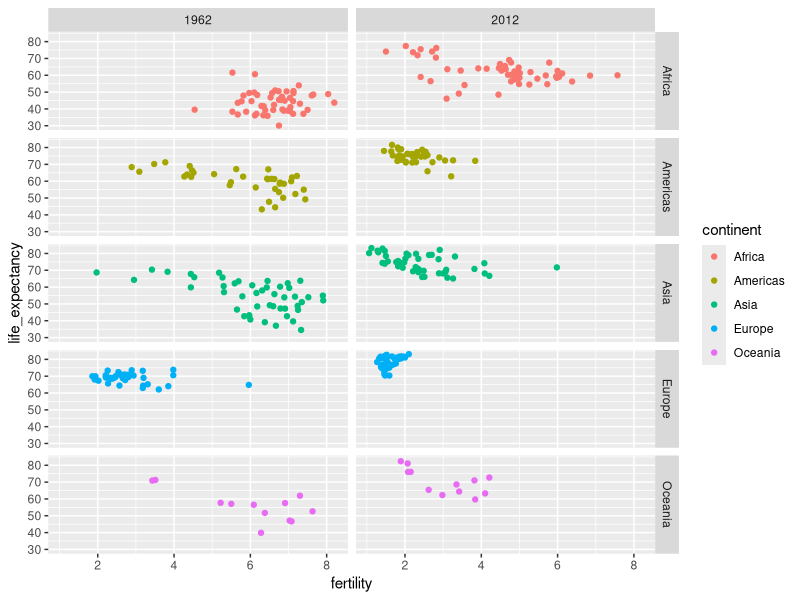
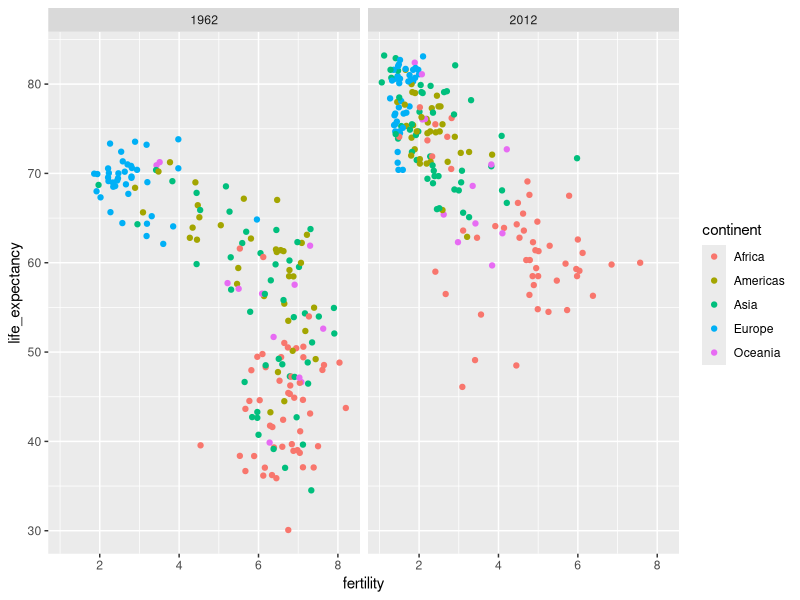
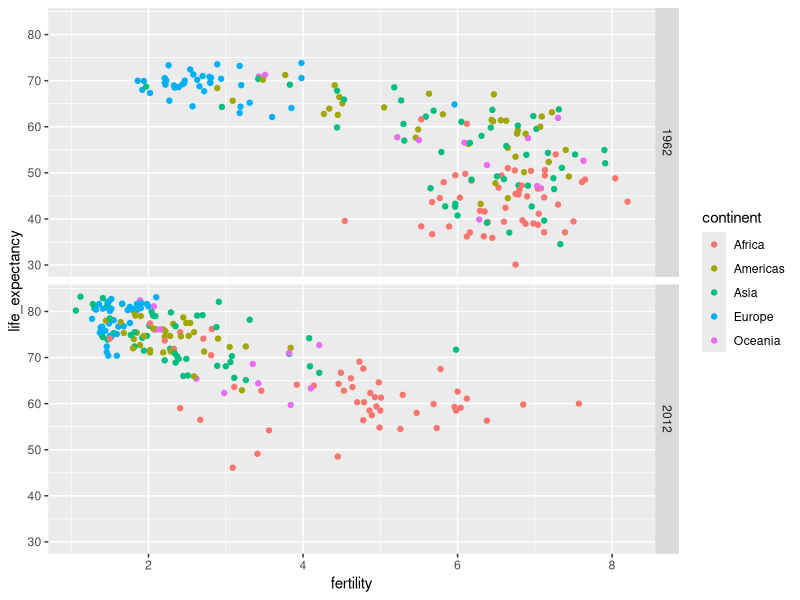
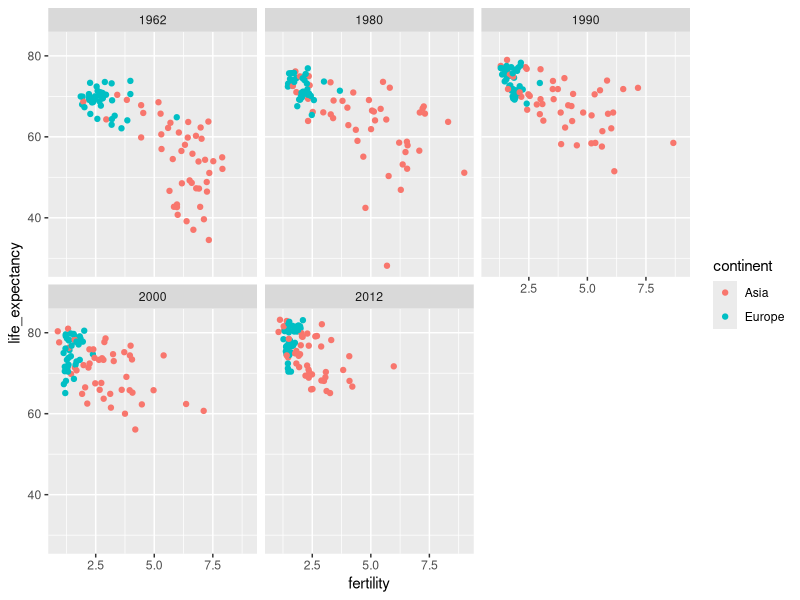
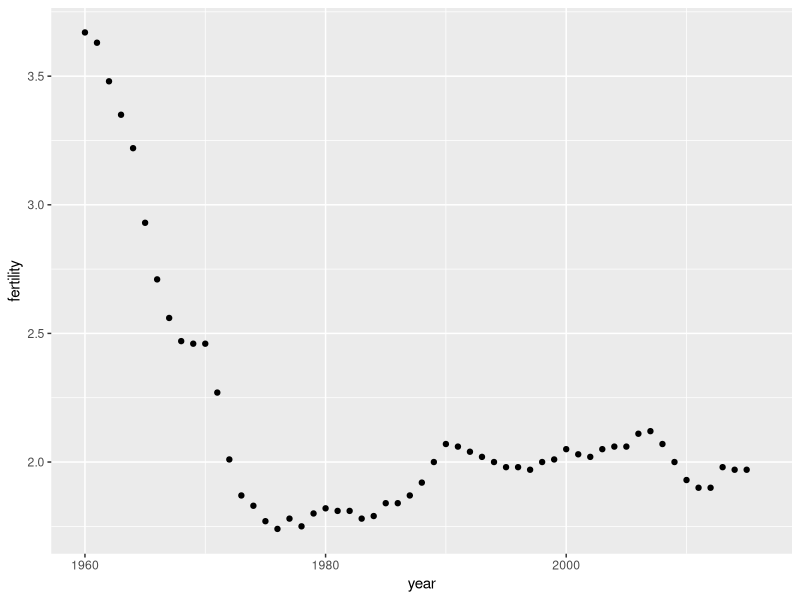
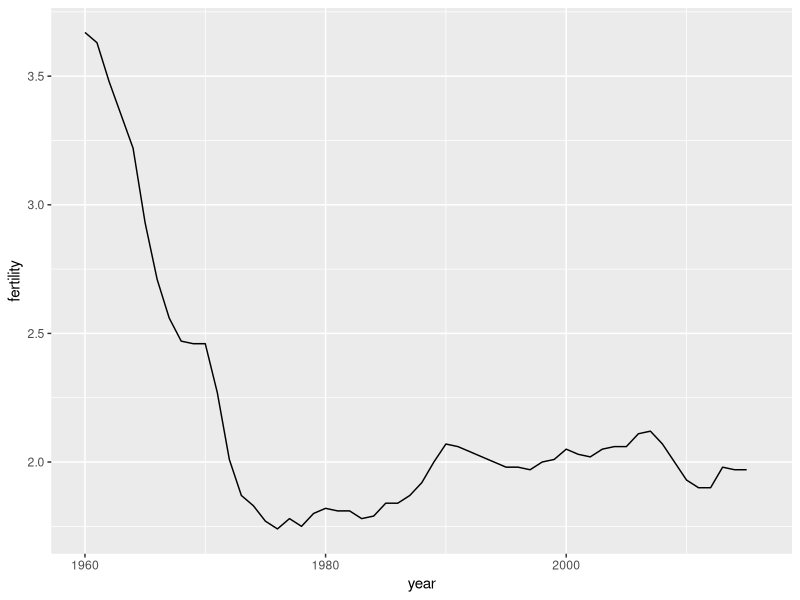
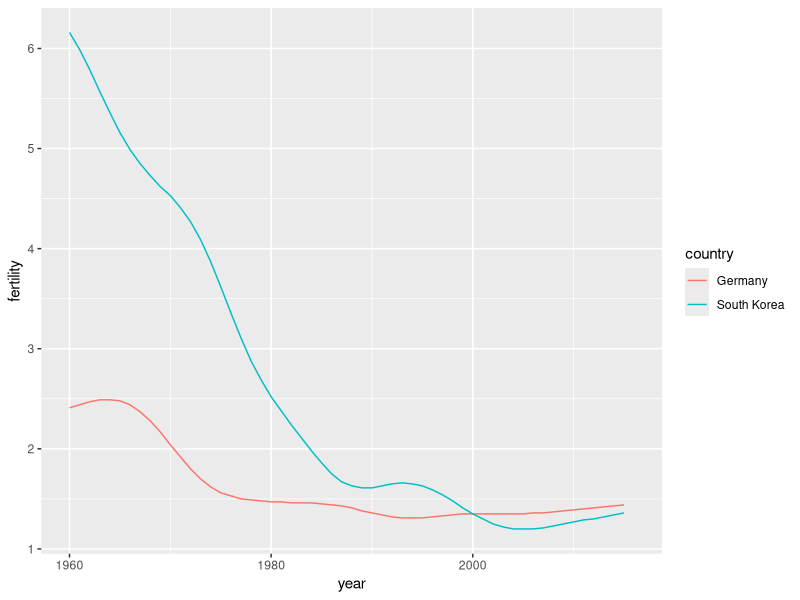
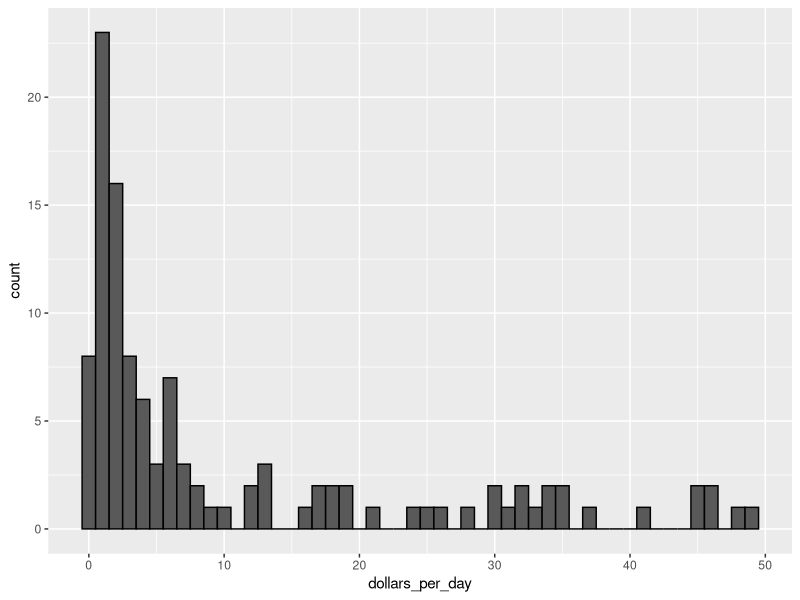

These charts were generated, in order, by the following R code:
## ---- chunk 1
library(dslabs)
library(dplyr)
library(tidyverse)
data(gapminder)
filter(gapminder, year %in% c(1962 , 2012)) %>%
  ggplot(aes(x = fertility, y= life_expectancy, col = continent))+
  geom_point() +
  facet_grid(continent~year)


## ---- chunk 2
library(dslabs)
library(tidyverse)
data("gapminder")
filter(gapminder , year %in% c(1962, 2012)) %>%
  ggplot(aes(x = fertility, y = life_expectancy , col = continent)) +
  geom_point () +
  facet_grid(.~year)

filter(gapminder , year %in% c(1962 , 2012)) %>%
  ggplot(aes(x = fertility , y = life_expectancy, col = continent)) +
  geom_point() +
  facet_grid(year~.)
## ---- chunk 3
years <- c(1962 , 1980 , 1990 , 2000 , 2012)
continents <- c("Europe" , "Asia")
gapminder %>%
  filter(year %in% years & continent %in% continents) %>%
  ggplot(aes(fertility, life_expectancy, col = continent)) +
  geom_point() +
  facet_wrap(~year)
## ---- chunk 4
#Display as point
gapminder %>% 
  filter(country == "United States") %>%
  ggplot(aes(x = year, y = fertility)) +
  geom_point()

# Now we will show that same data as a line graph
gapminder %>%
  filter(country =="United States") %>%
  ggplot(aes(x = year, y = fertility)) +
  geom_line()


## ---- chunk 5
countries2 <- c("Germany" , "South Korea")

gapminder %>%
  filter(country %in% countries2) %>%
  ggplot(aes(year, fertility , group = country, col = country)) +
           geom_line()
           
## ---- chunk 6
library(tidyverse)
library(dplyr)
library(dslabs)
data("gapminder")
# Create the dollars per day variable
gapminder <- gapminder%>%
  mutate(dollars_per_day = gdp/population/365)
# Show the histogram for dollars per day
past_year <- 1970
gapminder %>%
  filter(year == past_year & !is.na(gdp)) %>%
  ggplot(aes(x = dollars_per_day)) +
  geom_histogram(binwidth = 1, color = "black")


## ---- chunk 7
gapminder %>%
  filter(year == past_year & !is.na(gdp)) %>% # this will filter the data by year and eliminate blanks
  ggplot(aes(log2(x = dollars_per_day))) +
  geom_histogram(binwidth = 1, color = "black") 
  
## ---- chunk 8
gapminder %>%
  filter(year== past_year & !is.na(gdp)) %>%
  ggplot(aes(x = dollars_per_day)) +
  geom_histogram(binwidth = 1 , color = "black") +
  scale_x_continuous(trans = "log2")
## ---- chunk 9
filter(gapminder, year == past_year) %>%
  summarize(min = min(population), max = max(population))

## ---- chunk 10
gapminder %>%
  filter(year == past_year) %>%
  ggplot(aes(log10(population))) +
  geom_histogram(binwidth = 0.5, color = "black")
## ---- chunk 11
length(levels(gapminder$region))
## ---- chunk 12
past_year <- 1970
# To make things easy we will create an object for the boxplot
p <- gapminder %>%
  filter(year == past_year & !is.na(gdp)) %>%
  ggplot(aes(region, dollars_per_day))
# now we use p and change it
p +
  geom_boxplot()
## ---- chunk 13
p +
  geom_boxplot() +
  theme(axis.text.x = element_text(angle = 90, hjust = 1))
## ---- chunk 14
fac <- factor(c("Asia" , "Asia" , "West" , "West" , "West"))
levels(fac)
value <- c(10 , 11 , 12 , 6 , 4)
fac <- reorder(fac, value, FUN = mean)
levels(fac)

p <- gapminder %>%
  filter(year == past_year & !is.na(gdp)) %>%
  mutate(region = reorder(region , dollars_per_day , FUN = median)) %>%
  ggplot(aes(region , dollars_per_day , fill = continent)) +
  geom_boxplot() +
  theme(axis.text.x = element_text(angle = 45 , hjust = 1)) +
  xlab("")
p
#We can also present these as log scale
p +
  scale_y_continuous(trans = "log2")
p
